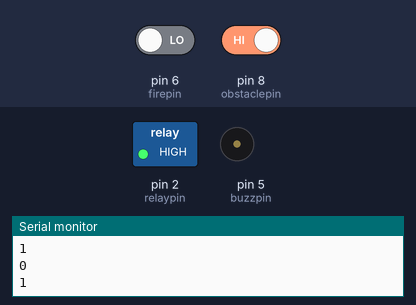
The sketch below on a simulated Arduino Uno, built with avr-gcc and run on an emulated ATmega328P. Parts: switched loads named in the sketch (green lamp = pin HIGH), buzzer (waves = sounding, pin HIGH), the last lines printed to the serial monitor. The test bench sets the inputs (shaded band); at power-on: pin 6 (firepin) LOW, pin 8 (obstaclepin) HIGH.

Above: at 1.2 s.
1.3 s: pin 6 (firepin) driven HIGH
At 3.7 s:
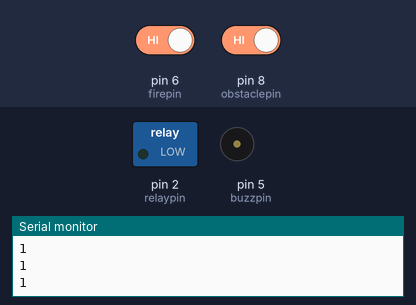
4.3 s: pin 6 (firepin) driven LOW
At 6.0 s:
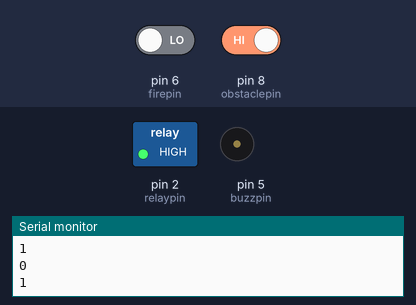
6.8 s: pin 8 (obstaclepin) driven LOW
At 6.95 s:
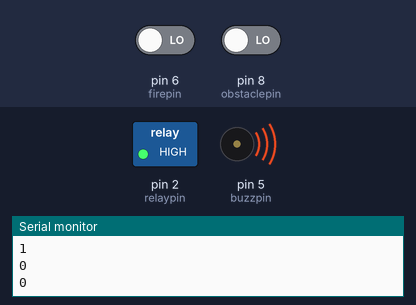
Timing chart, 0 to 15.8 s (numbered marks = the images above; inputs shaded):
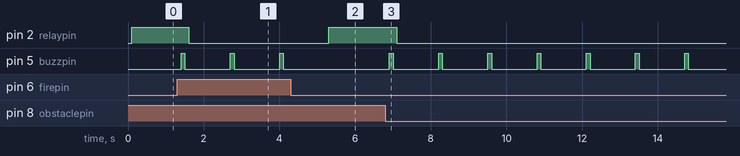

Measured:
- after the input at 1.3 s, pin 2 (relaypin): HIGH → LOW after 0.30 s; pin 5 (buzzpin): alternates HIGH for 0.10 s and LOW for 1.2 s, starting after 0.10 s
- after the input at 4.3 s, pin 2 (relaypin): LOW → HIGH after 1.0 s; pin 5 (buzzpin): stops changing and stays LOW
- after the input at 6.8 s, pin 2 (relaypin): HIGH → LOW after 0.31 s; pin 5 (buzzpin): alternates HIGH for 0.10 s and LOW for 1.2 s, starting after 0.11 s

The sketch:

thingspeak_equinox_Arduino.ino
```cpp
int firepin = 6;
int obstaclepin = 8;
int buzzpin = 5;
int relaypin = 2;
void setup() {
  // put your setup code here, to run once:
pinMode(buzzpin, OUTPUT);
pinMode(firepin,INPUT);
pinMode(obstaclepin,INPUT);
pinMode(relaypin,OUTPUT);
Serial.begin(9600);
}

void loop() {
  // put your main code here, to run repeatedly:
int fire_val = digitalRead(firepin);
int obstacle_val = digitalRead(obstaclepin);
Serial.println(fire_val);
Serial.println(obstacle_val);
delay(100);

if (fire_val==HIGH || obstacle_val==LOW){
  digitalWrite(buzzpin,HIGH);
  delay(100);
  digitalWrite(buzzpin,LOW);
  delay(100);
  digitalWrite(relaypin,LOW);

  delay(1000);
}
else{
     //NO fire and no obstacle
     digitalWrite(relaypin,HIGH);
     digitalWrite(buzzpin,LOW);

}

}
```
